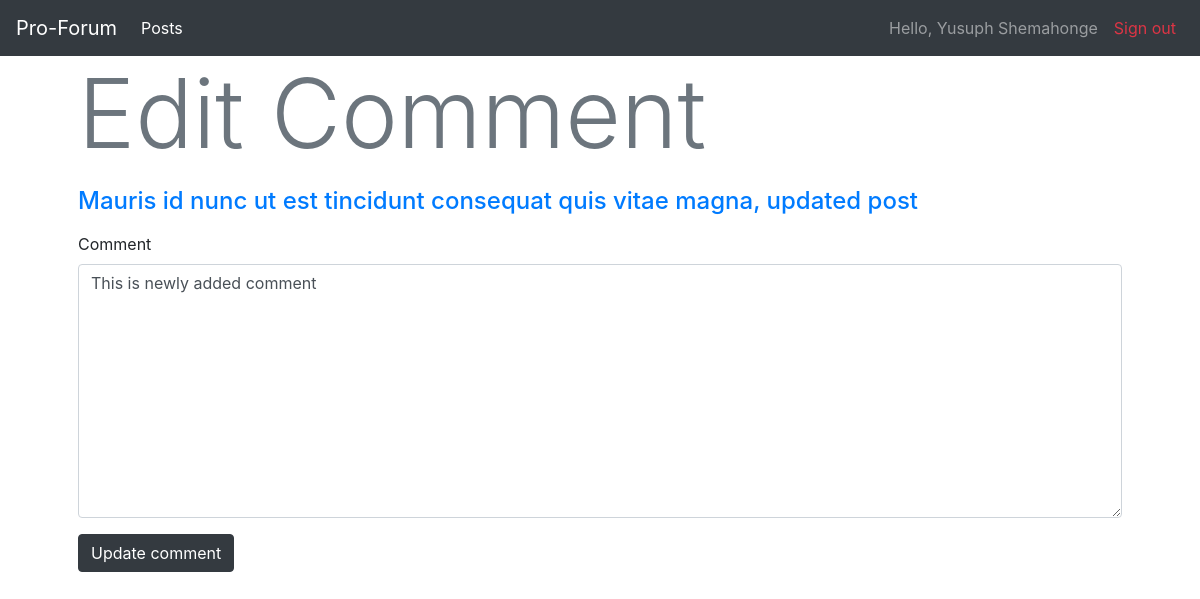
/edit_comment/15 (signed in), run on the app's committed database.
### posts/models.py (models this page shows, shortened)
class Post(models.Model):
    owner = models.ForeignKey(User, on_delete=models.CASCADE)
    title = models.CharField(max_length=200)
    body = models.TextField()
    date_added = models.DateTimeField(auto_now_add=True)
    def __str__(self):
        return self.title

class Comment(models.Model):
    post = models.ForeignKey(Post, on_delete=models.CASCADE)
    owner = models.ForeignKey(User, on_delete=models.CASCADE)
    text = models.TextField()
    date_added = models.DateTimeField(auto_now_add=True)

### posts/views.py (the view)
# urls.py: path('edit_comment/<int:comment_id>', views.edit_comment, name='edit_comment'), # edit the comment
@login_required
def edit_comment(request, comment_id):
    comment = Comment.objects.get(id=comment_id)
    if comment.owner != request.user:
        raise Http404
    post = comment.post
    if request.method != 'POST':
        form = CommentForm(instance=comment)
    else:
        form = CommentForm(instance=comment, data=request.POST)
        if form.is_valid():
            form.save()
            messages.add_message(request, messages.SUCCESS, 'Post successfully updated')
            return redirect('posts:post', post_id=post.id)
    context = {'form': form, 'post': post, 'comment': comment}
    return render(request, 'posts/edit_comment.html', context)

### posts/forms.py
class CommentForm(forms.ModelForm):
    class Meta:
        model = Comment
        fields = ['text']
        labels = {'text': 'Comment'}
        widget = {'text': forms.Textarea(attrs={'col': 80})}

### posts/templates/posts/edit_comment.html (shortened to what this page needs)
{% extends "posts/base.html" %}
{% load bootstrap4 %}
{% block page_header %}
    <h1 class="display-1 text-muted">Edit Comment</h1>
{% endblock page_header %}
{% block content %}
    <h4 class="my-3"><a href="{% url 'posts:post' post.id %}">{{ post }}</a></h4>
    <form action="{% url 'posts:edit_comment' comment.id %}" method="POST" class="form">
        {% bootstrap_form form %}
        {% buttons %}
            <button class="btn btn-dark" name="submit">Update comment</button>
        {% endbuttons %}
    </form>
{% endblock content %}

### posts/templates/posts/base.html (shortened to what this page needs)
{% load bootstrap4 %}
<!DOCTYPE html>
<html lang="en">
<head>
    {% bootstrap_css%}
</head>
<body>
    <nav class="navbar navbar-expand-lg navbar-dark bg-dark">
        <a class="navbar-brand" href=" {% url 'posts:home' %} ">Pro-Forum</a>
        <div class="collapse navbar-collapse" id="navbarNav">
          <ul class="navbar-nav">
            <li class="nav-item active">
              <a class="nav-link" href=" {% url 'posts:posts' %} ">Posts<span class="sr-only">(current)</span></a>
            </li>
          </ul>
          <ul class="navbar-nav ml-auto">
            {% if user.is_authenticated %}
                <li class="nav-item">
                    <span class="nav-link">Hello, {{ user.get_full_name }}</span>
                </li>
                <li class="nav-item">
                    <a class="nav-link text-danger" href=" {% url 'users:confirm_logout' %} ">Sign out</a>
                </li>
            {% endif %}
          </ul>
        </div>
      </nav>
      <div class="container px-5 pb-5">
        {% block page_header %}
        {% endblock page_header %}
        {% block content %}
        {% endblock content %}
      </div>
</body>
</html>

### data on the page
Post: title "Mauris id nunc ut est tincidunt consequat quis vitae magna, updated post"
Comment: text "This is newly added comment"

### other printed values
{{ user.get_full_name }} "Yusuph Shemahonge"
